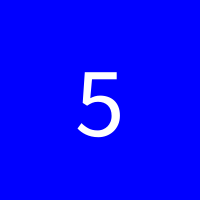
Frame 1 (no input)
Frame 60 (the mouse pressed at the canvas centre just before this capture): identical to frame 1, image omitted
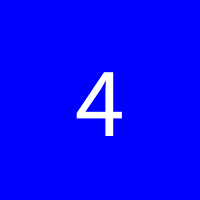
Frame 120 (the mouse held since frame 60 and released just before this capture)

The Processing sketch that drew these frames (run headless with seeded random() and noise(); from frame 60 on, the mouse is pressed at the canvas centre):

// Processing sketch: sketch_240426a
// ── sketch_240426a.pde
int timer = 5;
boolean stop = false;

void setup(){
  size(200, 200);
}

void draw(){
  background(0, 0, 255);
  fill(255);
  textAlign(CENTER, CENTER);
  textSize(100);
  text(timer, width/2, width/2);
  
  if(frameCount % 60 == 0)
     timer = timer -1;
  if(timer == 0)
    stop = true;
  if(stop == true)
    timer = 0;
    
   if(keyPressed) {
     stop = false;
     timer = 5;
   }
}
